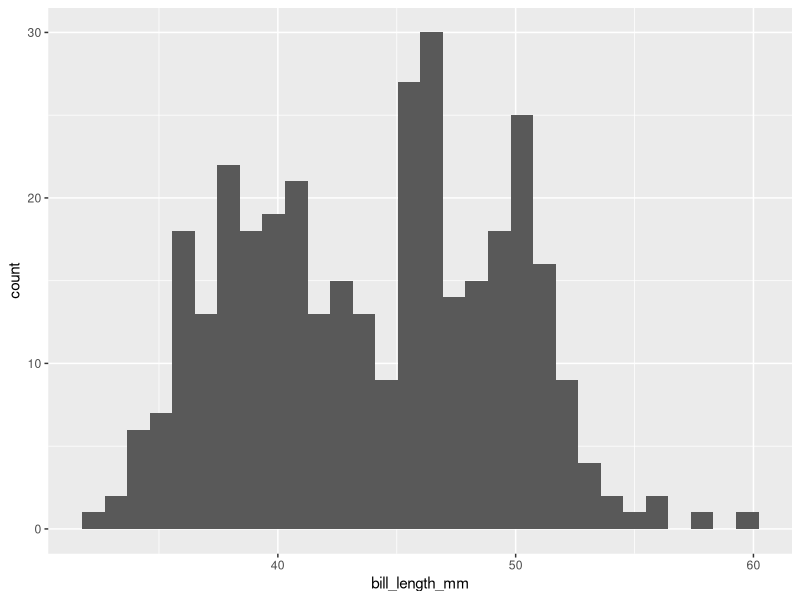

This figure's R source:
library(tidyverse)
install.packages('palmerpenguins')
library(palmerpenguins)

library(ggplot2)

penguins %>%
  ggplot(aes(x = bill_length_mm)) +
  geom_histogram()

#Hi there
#mmmmmm

print('lalala')
